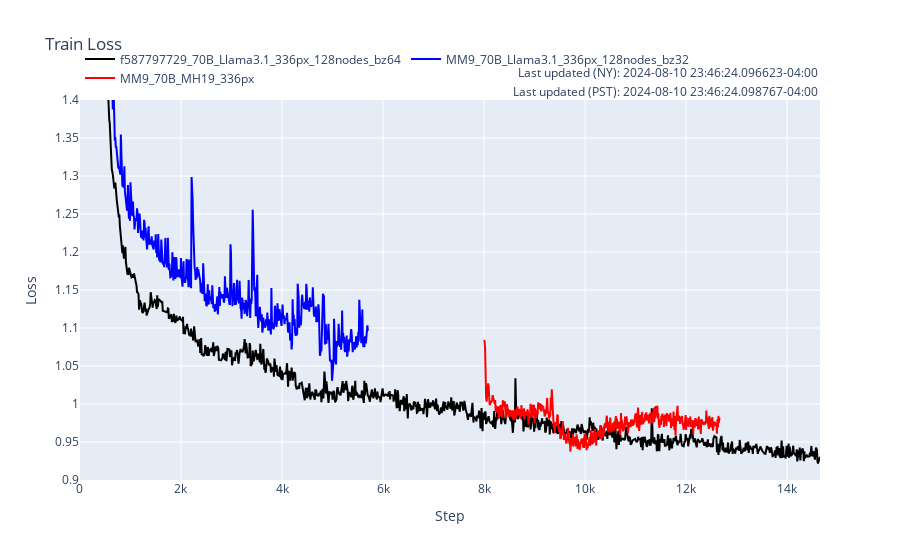

The cell this chart's notebook holds for it:
### Code cell
lm_dir = "/fsx_0/checkpoints/tranx/MM9-Pretrain-70B/Llama31_336px_128nodes_bz32_scratch"
lm31_steps, lm31_losses = get_loss_from_checkpoint(lm_dir)

schemes = [
    {
        "name": "f587797729_70B_Llama3.1_336px_128nodes_bz64",
        "name_comment": "#5 f587797729_70B_Llama3.1_336px_128nodes_bz64",
        "loss": df['loss'],
        "steps": df['step'],
        "resume_step": 0,
        "step_scale": 10,  # 10 for bz=32, gradient_accumulation_step=4, nodes=128
        "color": "black"
    },
    {
        "name": "MM9_70B_Llama3.1_336px_128nodes_bz32",
        "name_comment": "#1.2 MM9_70B_Llama3.1_336px_128nodes_bz32_retrain",
        # something missing between 8231 and 8390
        # "jobs": [7260, 7499, 8231, 8390, 8407],
        # "jobs": [7260, 7499],
        "loss": lm31_losses,
        "steps": lm31_steps,
        "resume_step": 0,
        "step_scale": 10,  # 10 for bz=32, gradient_accumulation_step=4, nodes=128
        "color": "blue"
    },
    # {
    #     "name": "MM9_70B_MH19_336px",
    #     "name_comment": "#3.2 MM9_70B_MH19_336px_128nodes_fixed",
    #     "jobs": [7144],
    #     "resume_step": 3300,
    #     "step_scale": 10,
    #     "color": "red"
    # },
    # {
    #     "name": "#3.3 MM9_70B_MH19_336px_128nodes_retrain",
    #     "jobs": [7261],
    #     "resume_step": 0,
    #     "step_scale": 10,
    #     "color": "red"
    # },
    # {
    #     "name": "#3.5 MM9_70B_MH19_336px_384nodes",
    #     "jobs": [7343],
    #     "resume_step": 2100,
    #     "step_scale": 30,
    #     "color": "red"
    # },
    # {
    #     "name": "MM9_70B_MH19_336px",
    #     "name_comment": "#3.6 MM9_70B_MH19_336px_256nodes",
    #     "jobs": [7465],
    #     "resume_step": 7500,
    #     "step_scale": 10, #20,
    #     "color": "red"
    # },
    {
        "name": "MM9_70B_MH19_336px",
        "name_comment": "#3.7 MM9_70B_MH19_336px_128nodes_resume",
        "jobs": [7700, 8351],
        "resume_step": 8000,  # 8500,
        "step_scale": 10,
        "color": "red"
    },

]

fig = plot_scheme_loss(schemes, yrange=[0.9, 1.4])

time_ny = utils.get_local_time('America/New_York')
time_pst = utils.get_local_time('US/Pacific')

fig.add_annotation(text=f"Last updated (PST): {time_pst}", xref='paper',
                   yref='paper', x=1.0, y=1.05, showarrow=False)
fig.add_annotation(text=f"Last updated (NY): {time_ny}", xref='paper',
                   yref='paper', x=1.0, y=1.10, showarrow=False)

fig.show()

### Figure 1 — Plotly figure (JSON) as saved in the notebook; plotly's stock layout.template omitted (floating-point values rounded to 4 significant figures; data arrays with more than 128 entries replaced by an {"elided": "..."} marker saying what was removed)
{"data": [{"line": {"color": "black"}, "mode": "lines", "name": "f587797729_70B_Llama3.1_336px_128nodes_bz64", "type": "scatter", "x": {"elided": "1000 int values"}, "y": {"elided": "1000 float values"}}, {"line": {"color": "blue"}, "mode": "lines", "name": "MM9_70B_Llama3.1_336px_128nodes_bz32", "type": "scatter", "x": {"elided": "571 int values"}, "y": {"elided": "571 float values"}}, {"line": {"color": "red"}, "mode": "lines", "name": "MM9_70B_MH19_336px", "type": "scatter", "x": {"elided": "467 int values"}, "y": {"elided": "467 float values"}}], "layout": {"annotations": [{"showarrow": false, "text": "Last updated (PST): 2024-08-10 23:46:24.098767-04:00", "x": 1, "xref": "paper", "y": 1.05, "yref": "paper"}, {"showarrow": false, "text": "Last updated (NY): 2024-08-10 23:46:24.096623-04:00", "x": 1, "xref": "paper", "y": 1.1, "yref": "paper"}], "legend": {"orientation": "h", "y": 1.02, "yanchor": "bottom"}, "title": {"text": "Train Loss"}, "xaxis": {"title": {"text": "Step"}}, "yaxis": {"range": [0.9, 1.4], "title": {"text": "Loss"}}}}
